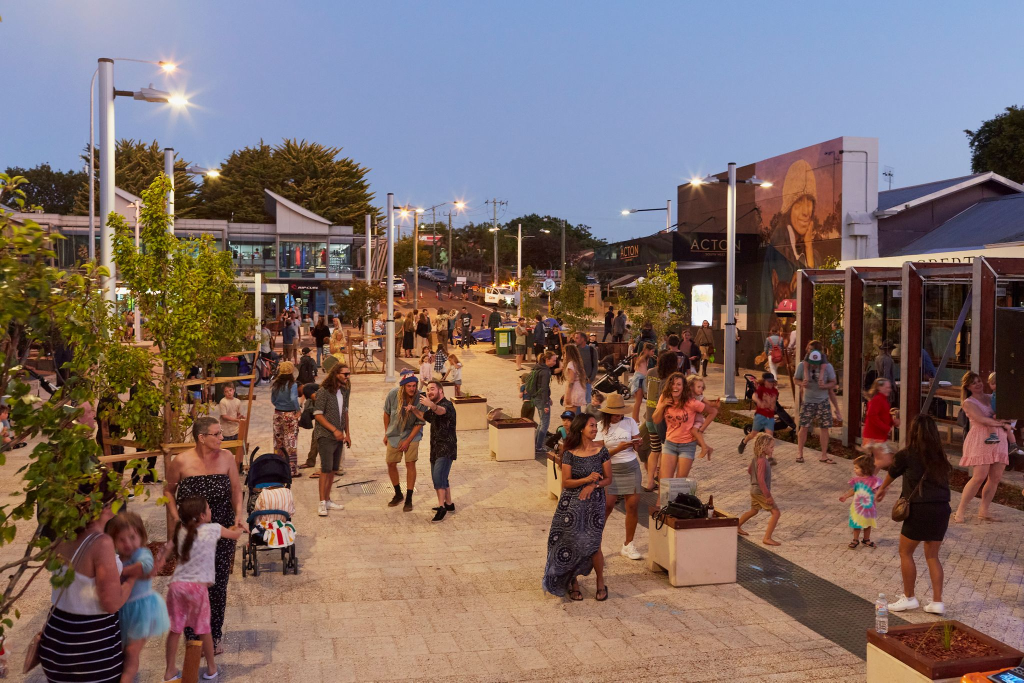
#> input picture detection/fairmot/images/street.jpeg, 2048 x 1365 px (shown at 1/2 size)
$ python -i functional.py   (imports and definitions only)
#> lines starting #> are read from the running program, lines starting #| are printed output that depends on the picture
import cv2
import numpy as np
# [5 lines left out: function normalize, not called in this run]


def resize(im, target_size=608, interp=cv2.INTER_LINEAR):
    if isinstance(target_size, list) or isinstance(target_size, tuple):
        w = target_size[0]
        h = target_size[1]
    else:
        w = target_size
        h = target_size
    im = cv2.resize(im, (w, h), interpolation=interp)
    return im

class Normalize:
    """
    Normalize an image.

    Args:
        mean (list, optional): The mean value of a data set. Default: [0.5, 0.5, 0.5].
        std (list, optional): The standard deviation of a data set. Default: [0.5, 0.5, 0.5].

    Raises:
        ValueError: When mean/std is not list or any value in std is 0.
    """

    # [31 lines left out: functions __init__, __call__, not called in this run]

class Resize:
    """
    Resize an image.

    Args:
        target_size (list|tuple, optional): The target size of image. Default: (512, 512).
        interp (str, optional): The interpolation mode of resize is consistent with opencv.
            ['NEAREST', 'LINEAR', 'CUBIC', 'AREA', 'LANCZOS4', 'RANDOM']. Note that when it is
            'RANDOM', a random interpolation mode would be specified. Default: "LINEAR".

    Raises:
        TypeError: When 'target_size' type is neither list nor tuple.
        ValueError: When "interp" is out of pre-defined methods ('NEAREST', 'LINEAR', 'CUBIC',
        'AREA', 'LANCZOS4', 'RANDOM').
    """

    # The interpolation mode
    interp_dict = {
        'NEAREST': cv2.INTER_NEAREST,
        'LINEAR': cv2.INTER_LINEAR,
        'CUBIC': cv2.INTER_CUBIC,
        'AREA': cv2.INTER_AREA,
        'LANCZOS4': cv2.INTER_LANCZOS4
    }

    def __init__(self, target_size=(512, 512), interp='LINEAR'):
        self.interp = interp
        if not (interp == "RANDOM" or interp in self.interp_dict):
            raise ValueError("`interp` should be one of {}".format(
                self.interp_dict.keys()))
        if isinstance(target_size, list) or isinstance(target_size, tuple):
            if len(target_size) != 2:
                raise ValueError(
                    '`target_size` should include 2 elements, but it is {}'.
                    format(target_size))
        else:
            raise TypeError(
                "Type of `target_size` is invalid. It should be list or tuple, but it is {}"
                .format(type(target_size)))

        self.target_size = target_size

    def __call__(self, im, label=None):
        """
        Args:
            im (np.ndarray): The Image data.
            label (np.ndarray, optional): The label data. Default: None.

        Returns:
            (tuple). When label is None, it returns (im, ), otherwise it returns (im, label),

        Raises:
            TypeError: When the 'img' type is not numpy.
            ValueError: When the length of "im" shape is not 3.
        """

        if not isinstance(im, np.ndarray):
            raise TypeError("Resize: image type is not numpy.")
        if len(im.shape) != 3:
            raise ValueError('Resize: image is not 3-dimensional.')
        if self.interp == "RANDOM":
            interp = random.choice(list(self.interp_dict.keys()))
        else:
            interp = self.interp
        im = resize(im, self.target_size, self.interp_dict[interp])
        if label is not None:
            label = F.resize(label, self.target_size,
                                      cv2.INTER_NEAREST)

        if label is None:
            return (im, )
        else:
            return (im, label)

class Compose:
    """
    Do transformation on input data with corresponding pre-processing and augmentation operations.
    The shape of input data to all operations is [height, width, channels].

    Args:
        transforms (list): A list contains data pre-processing or augmentation. Empty list means only reading images, no transformation.
        to_rgb (bool, optional): If converting image to RGB color space. Default: True.

    Raises:
        TypeError: When 'transforms' is not a list.
        ValueError: when the length of 'transforms' is less than 1.
    """

    # [67 lines left out: functions __init__, __call__, post_process, merge_outputs, ctdet_post_process, not called in this run]

>>> import cv2
>>> picture = cv2.imread('../../../images/street.jpeg')
#> picture is the input picture: shape (1365, 2048, 3); mean B, G, R 102.8, 106.8, 125.9
>>> result = Resize()(picture)
#> in resize, `im = cv2.resize(im, (w, h), interpolation=interp)`:
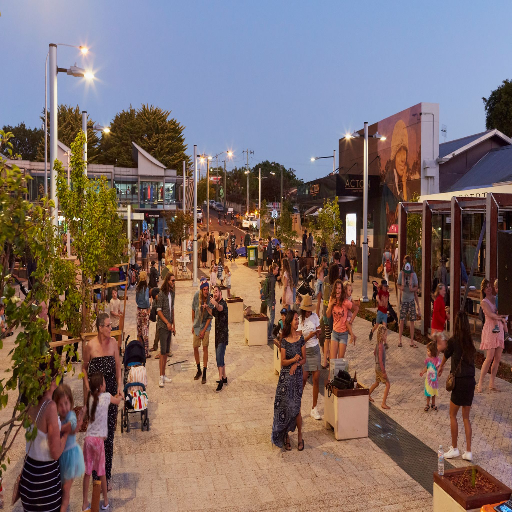
#> im: shape (512, 512, 3); mean of channels 0, 1, 2 102.7, 106.7, 125.7; drawn as B, G, R
